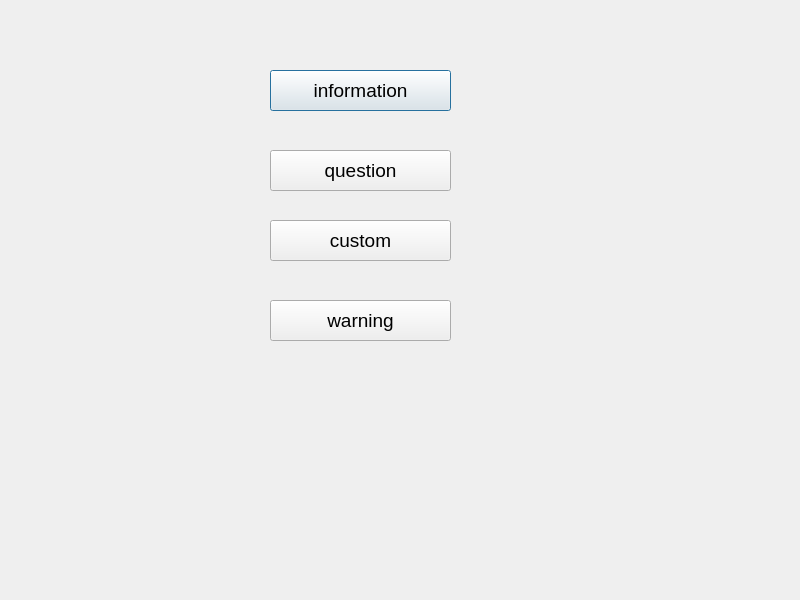
<?xml version="1.0" encoding="UTF-8"?>
<ui version="4.0">
 <class>Dialog</class>
 <widget class="QDialog" name="Dialog">
  <property name="geometry">
   <rect>
    <x>0</x>
    <y>0</y>
    <width>800</width>
    <height>600</height>
   </rect>
  </property>
  <property name="windowTitle">
   <string>Dialog</string>
  </property>
  <widget class="QPushButton" name="pushButton">
   <property name="geometry">
    <rect>
     <x>270</x>
     <y>70</y>
     <width>181</width>
     <height>41</height>
    </rect>
   </property>
   <property name="font">
    <font>
     <pointsize>14</pointsize>
    </font>
   </property>
   <property name="text">
    <string>information</string>
   </property>
  </widget>
  <widget class="QPushButton" name="pushButton_2">
   <property name="geometry">
    <rect>
     <x>270</x>
     <y>150</y>
     <width>181</width>
     <height>41</height>
    </rect>
   </property>
   <property name="font">
    <font>
     <pointsize>14</pointsize>
    </font>
   </property>
   <property name="text">
    <string>question</string>
   </property>
  </widget>
  <widget class="QPushButton" name="pushButton_3">
   <property name="geometry">
    <rect>
     <x>270</x>
     <y>220</y>
     <width>181</width>
     <height>41</height>
    </rect>
   </property>
   <property name="font">
    <font>
     <pointsize>14</pointsize>
    </font>
   </property>
   <property name="text">
    <string>custom</string>
   </property>
  </widget>
  <widget class="QPushButton" name="pushButton_4">
   <property name="geometry">
    <rect>
     <x>270</x>
     <y>300</y>
     <width>181</width>
     <height>41</height>
    </rect>
   </property>
   <property name="font">
    <font>
     <pointsize>14</pointsize>
    </font>
   </property>
   <property name="text">
    <string>warning</string>
   </property>
  </widget>
 </widget>
 <resources/>
 <connections/>
</ui>
